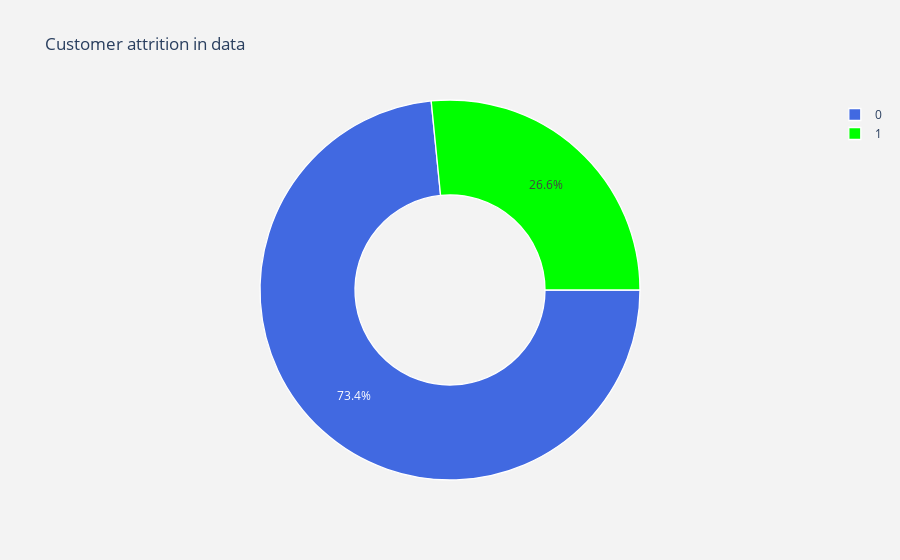

Here is the notebook cell this chart was saved with:
### Code cell
#exploratory analysis
#labels
lab = df_data["Churn"].value_counts().keys().tolist()
#values
val = df_data["Churn"].value_counts().values.tolist()

trace = go.Pie(labels = lab ,
               values = val ,
               marker = dict(colors =  [ 'royalblue' ,'lime'],
                             line = dict(color = "white",
                                         width =  1.3)
                            ),
               rotation = 90,
               hoverinfo = "label+value+text",
               hole = .5
              )
layout = go.Layout(dict(title = "Customer attrition in data",
                        plot_bgcolor  = "rgb(243,243,243)",
                        paper_bgcolor = "rgb(243,243,243)",
                       )
                  )

data = [trace]
fig = go.Figure(data = data,layout = layout)
pyoff.iplot(fig)

### Figure 1 — Plotly figure (JSON) as saved in the notebook; plotly's stock layout.template omitted (floating-point values rounded to 4 significant figures)
{"data": [{"hole": 0.5, "hoverinfo": "label+value+text", "labels": [0, 1], "marker": {"colors": ["royalblue", "lime"], "line": {"color": "white", "width": 1.3}}, "rotation": 90, "type": "pie", "values": [5163, 1869]}], "layout": {"paper_bgcolor": "rgb(243,243,243)", "plot_bgcolor": "rgb(243,243,243)", "title": {"text": "Customer attrition in data"}}}
